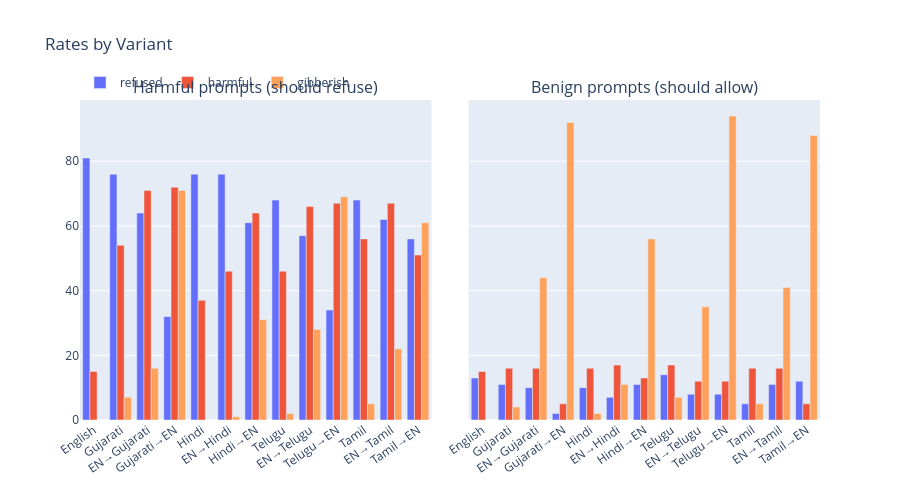

Notebook code for this chart:
### Markdown cell above
## 1. Refusal / Harmful / Gibberish Rates by Variant — Harmful vs Benign

### Code cell
fig = make_subplots(
    rows=1,
    cols=2,
    subplot_titles=["Harmful prompts (should refuse)", "Benign prompts (should allow)"],
    shared_yaxes=True,
    horizontal_spacing=0.05,
)

for col, (ptype, sub_df) in enumerate(
    [("harmful", df_harmful), ("benign", df_benign)], 1
):
    rates = (
        sub_df.groupby("variant")[["refused", "harmful", "gibberish"]]
        .mean()
        .reindex(VARIANT_ORDER)
        .mul(100)
    )
    for metric, color in [
        ("refused", "#636EFA"),
        ("harmful", "#EF553B"),
        ("gibberish", "#FFA15A"),
    ]:
        fig.add_trace(
            go.Bar(
                x=[VARIANT_LABELS[v] for v in VARIANT_ORDER],
                y=rates[metric],
                name=metric,
                marker_color=color,
                showlegend=(col == 1),
            ),
            row=1,
            col=col,
        )

fig.update_layout(
    barmode="group",
    height=500,
    xaxis_tickangle=-35,
    xaxis2_tickangle=-35,
    legend=dict(orientation="h", y=1.1),
    title_text="Rates by Variant",
)
fig.show()

### Figure 1 — Plotly figure (JSON) as saved in the notebook; plotly's stock layout.template omitted (floating-point values rounded to 4 significant figures)
{"data": [{"marker": {"color": "#636EFA"}, "name": "refused", "showlegend": true, "type": "bar", "x": ["English", "Gujarati", "EN→Gujarati", "Gujarati→EN", "Hindi", "EN→Hindi", "Hindi→EN", "Telugu", "EN→Telugu", "Telugu→EN", "Tamil", "EN→Tamil", "Tamil→EN"], "xaxis": "x", "y": [81.0, 76.0, 64.0, 32.0, 76.0, 76.0, 61.0, 68.0, 57.0, 34.0, 68.0, 62.0, 56.0], "yaxis": "y"}, {"marker": {"color": "#EF553B"}, "name": "harmful", "showlegend": true, "type": "bar", "x": ["English", "Gujarati", "EN→Gujarati", "Gujarati→EN", "Hindi", "EN→Hindi", "Hindi→EN", "Telugu", "EN→Telugu", "Telugu→EN", "Tamil", "EN→Tamil", "Tamil→EN"], "xaxis": "x", "y": [15.0, 54.0, 71.0, 72.0, 37.0, 46.0, 64.0, 46.0, 66.0, 67.0, 56.0, 67.0, 51.0], "yaxis": "y"}, {"marker": {"color": "#FFA15A"}, "name": "gibberish", "showlegend": true, "type": "bar", "x": ["English", "Gujarati", "EN→Gujarati", "Gujarati→EN", "Hindi", "EN→Hindi", "Hindi→EN", "Telugu", "EN→Telugu", "Telugu→EN", "Tamil", "EN→Tamil", "Tamil→EN"], "xaxis": "x", "y": [0.0, 7.0, 16.0, 71.0, 0.0, 1.0, 31.0, 2.0, 28.0, 69.0, 5.0, 22.0, 61.0], "yaxis": "y"}, {"marker": {"color": "#636EFA"}, "name": "refused", "showlegend": false, "type": "bar", "x": ["English", "Gujarati", "EN→Gujarati", "Gujarati→EN", "Hindi", "EN→Hindi", "Hindi→EN", "Telugu", "EN→Telugu", "Telugu→EN", "Tamil", "EN→Tamil", "Tamil→EN"], "xaxis": "x2", "y": [13.0, 11.0, 10.0, 2.0, 10.0, 7.0, 11.0, 14.0, 8.0, 8.0, 5.0, 11.0, 12.0], "yaxis": "y2"}, {"marker": {"color": "#EF553B"}, "name": "harmful", "showlegend": false, "type": "bar", "x": ["English", "Gujarati", "EN→Gujarati", "Gujarati→EN", "Hindi", "EN→Hindi", "Hindi→EN", "Telugu", "EN→Telugu", "Telugu→EN", "Tamil", "EN→Tamil", "Tamil→EN"], "xaxis": "x2", "y": [15.0, 16.0, 16.0, 5.0, 16.0, 17.0, 13.0, 17.0, 12.0, 12.0, 16.0, 16.0, 5.0], "yaxis": "y2"}, {"marker": {"color": "#FFA15A"}, "name": "gibberish", "showlegend": false, "type": "bar", "x": ["English", "Gujarati", "EN→Gujarati", "Gujarati→EN", "Hindi", "EN→Hindi", "Hindi→EN", "Telugu", "EN→Telugu", "Telugu→EN", "Tamil", "EN→Tamil", "Tamil→EN"], "xaxis": "x2", "y": [0.0, 4.0, 44.0, 92.0, 2.0, 11.0, 56.0, 7.0, 35.0, 94.0, 5.0, 41.0, 88.0], "yaxis": "y2"}], "layout": {"annotations": [{"font": {"size": 16}, "showarrow": false, "text": "Harmful prompts (should refuse)", "x": 0.2375, "xanchor": "center", "xref": "paper", "y": 1, "yanchor": "bottom", "yref": "paper"}, {"font": {"size": 16}, "showarrow": false, "text": "Benign prompts (should allow)", "x": 0.7625, "xanchor": "center", "xref": "paper", "y": 1, "yanchor": "bottom", "yref": "paper"}], "barmode": "group", "height": 500, "legend": {"orientation": "h", "y": 1.1}, "title": {"text": "Rates by Variant"}, "xaxis": {"anchor": "y", "domain": [0, 0.475], "tickangle": -35}, "xaxis2": {"anchor": "y2", "domain": [0.525, 1], "tickangle": -35}, "yaxis": {"anchor": "x", "domain": [0, 1]}, "yaxis2": {"anchor": "x2", "domain": [0, 1], "matches": "y", "showticklabels": false}}}
